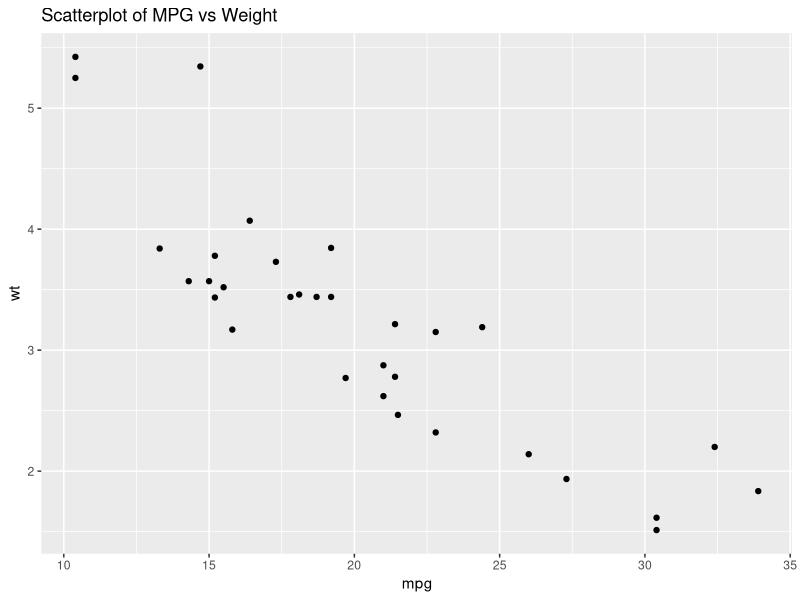

Write the R code that produced this figure.
## ---- chunk 1
library(ggplot2)
ggplot(mtcars, aes(mpg, wt)) +
    geom_point() +
    ggtitle("Scatterplot of MPG vs Weight")

